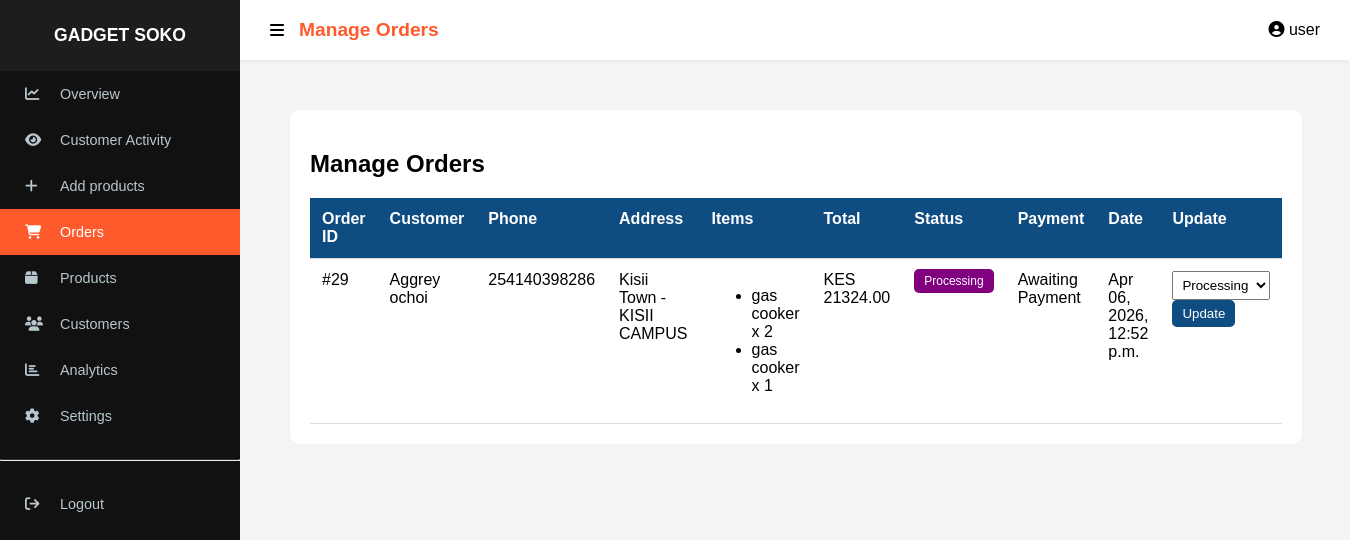
The page /manage_orders/ (signed in) on the database as committed earlier.
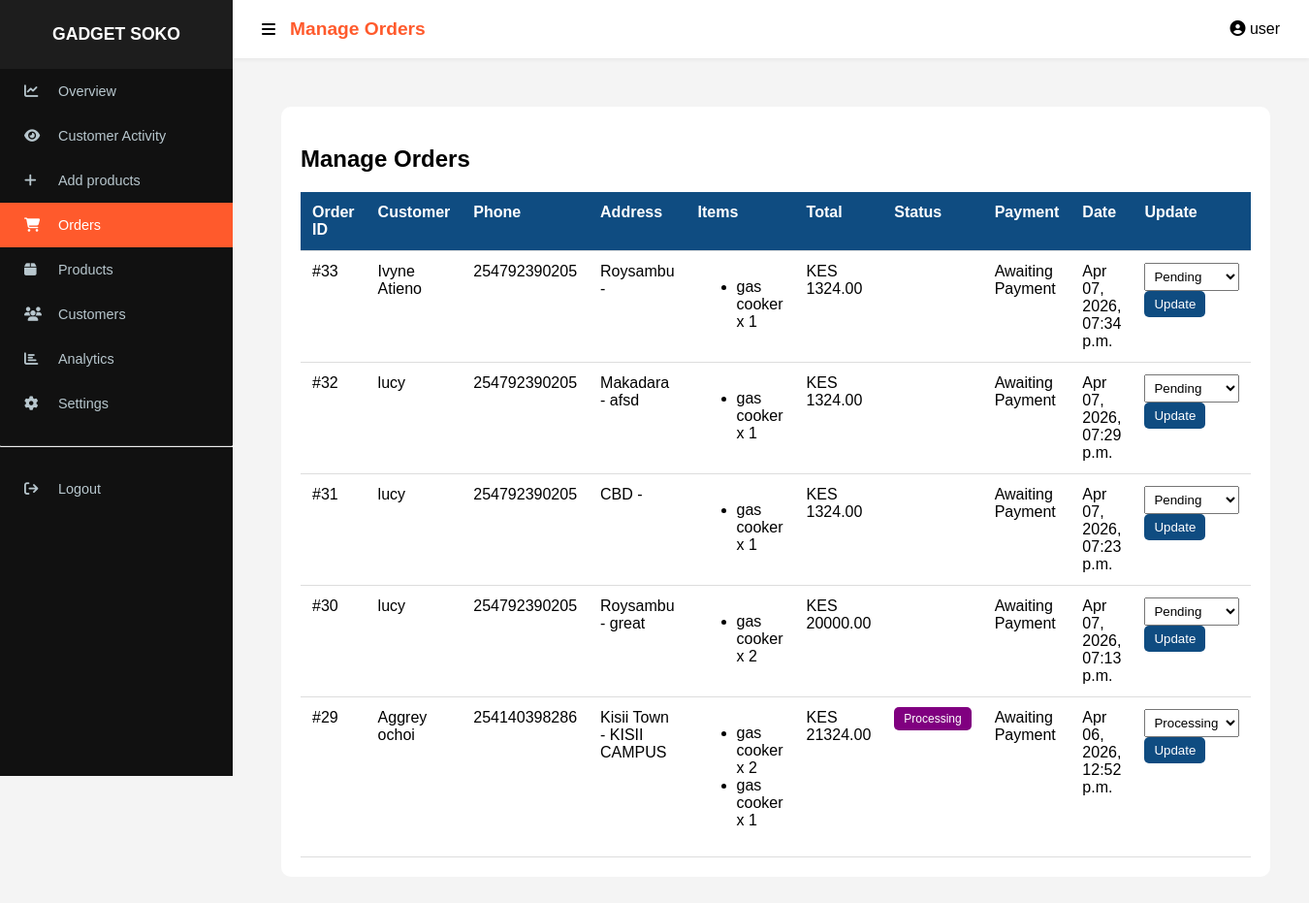
The same page on the database as committed later.
### app/models.py (models this page shows, shortened)
class Order(models.Model):
    STATUS_CHOICES = [('Pending', 'Pending'), ('STK_Sent', 'STK Push Sent'), ('Paid', 'Paid'), ('Failed', 'Failed')]
    user = models.ForeignKey(User, on_delete=models.CASCADE, null=True, blank=True)
    name = models.CharField(max_length=100)
    email = models.EmailField(null=True, blank=True)
    phone = models.CharField(max_length=15)
    destination = models.CharField(max_length=255)
    region = models.CharField(max_length=20, default="nairobi") # 'nairobi' or 'upcountry'
    location_area = models.CharField(max_length=255, default="N/A")
    address = models.TextField(default="")
    shipping_fee = models.DecimalField(max_digits=10, decimal_places=2, default=0)
    payment_method = models.CharField(max_length=20, default="mpesa")
    payment_status = models.CharField(max_length=50, default="Pending")
    total = models.DecimalField(max_digits=10, decimal_places=2, default=0)
    status = models.CharField(max_length=20, choices=STATUS_CHOICES, default='Pending')
    checkout_request_id = models.CharField(max_length=100, blank=True, null=True)
    mpesa_receipt = models.CharField(max_length=50, blank=True, null=True)
    created_at = models.DateTimeField(auto_now_add=True)

class OrderItem(models.Model):
    order = models.ForeignKey(Order, on_delete=models.CASCADE, related_name='items')
    product = models.ForeignKey(Product, on_delete=models.CASCADE)
    quantity = models.PositiveIntegerField()
    price = models.DecimalField(max_digits=10, decimal_places=2)

class Product(models.Model):
    name = models.CharField(max_length=255)
    price = models.DecimalField(max_digits=10, decimal_places=2)
    discount = models.DecimalField(max_digits=4, decimal_places=2, default=0)
    shipping_fee = models.DecimalField(max_digits=10, decimal_places=2, default=0.00)
    stock = models.IntegerField()
    category = models.ForeignKey(Category, on_delete=models.CASCADE, related_name="products")
    brand = models.ForeignKey(Brand, on_delete=models.CASCADE, related_name='products', null=True, blank=True)
    image = models.ImageField(upload_to='products/', null=True, blank=True)
    specifications = models.TextField(blank=True)
    views = models.IntegerField(default=0)
    created_at = models.DateTimeField(auto_now_add=True)
    updated_at = models.DateTimeField(auto_now=True)
    short_description = models.TextField(
        max_length=300,
        blank=True,
        null=True,
        help_text="A brief catchy description (max 300 characters)."
    )
    discount_duration_hours = models.PositiveIntegerField(default=0)
    discount_start_time = models.DateTimeField(null=True, blank=True)

### app/views.py (the view)
# urls.py: path('manage_orders/', views.manage_orders, name='manage_orders'),
@staff_member_required
def manage_orders(request):
    orders = Order.objects.all().order_by('-id')
    return render(request, 'manage_orders.html', {'orders': orders})

### app/context_processors.py (called while the page is built)
def cart_count(request):
    count = 0
    if request.user.is_authenticated:
        result = CartItem.objects.filter(user=request.user).aggregate(
            total=Sum('quantity')
        )
        count = result['total'] or 0
    return {'cart_count': count}

### app/templates/manage_orders.html (shortened to what this page needs)
{% extends "baseadmin.html" %}
{% block header %}Manage Orders{% endblock %}
{% block content %}
{% load static %}
</head>
<body>
<div class="container">
    <h2>Manage Orders</h2>
    <table>
        <thead>
            <tr>
                <th>Order ID</th>
                <th>Customer</th>
                <th>Phone</th>
                <th>Address</th>
                <th>Items</th>
                <th>Total</th>
                <th>Status</th>
                <th>Payment</th>
                <th>Date</th>
                <th>Update</th>
            </tr>
        </thead>
        <tbody>
            {% for order in orders %}
            <tr>
                <td>#{{ order.id }}</td>
                <td>{{ order.name }}</td>
                <td>{{ order.phone }}</td>
                <td>{{ order.destination }}</td>
                <td>
                    <ul>
                        {% for item in order.items.all %}
                            <li>{{ item.product.name }} x {{ item.quantity }}</li>
                        {% endfor %}
                    </ul>
                </td>
                <td>KES {{ order.total }}</td>
                <td>
                    <span class="status
                        {% if order.status|lower == 'processing' %}processing{% endif %}
                    ">
                        {{ order.status }}
                    </span>
                </td>
                <td>{{ order.payment_status }}</td>
                <td>{{ order.created_at|date:"M d, Y, h:i a" }}</td>
                <td>
                    <form method="POST" action="{% url 'update_order_status' order.id %}">
                        <select name="status">
                            <option value="Pending" {% if order.status == "Pending" %}selected{% endif %}>Pending</option>
                            <option value="Processing" {% if order.status == "Processing" %}selected{% endif %}>Processing</option>
                        </select>
                        <button type="submit" class="btn btn-update">Update</button>
                    </form>
                </td>
            </tr>
            {% empty %}
            <tr>
                <td colspan="10">No orders found.</td>
            </tr>
            {% endfor %}
        </tbody>
    </table>
</div>
{%endblock%}

Rows that differ between the two databases and show on the page:
added Order: id "33", name "Ivyne Atieno", phone "254792390205", destination "Roysambu -", total "1324.00", payment_status "Awaiting Payment", created_at "Apr 07, 2026, 07:34 p.m."
added OrderItem: product.name "gas cooker", quantity "1", shown under "33"
added Order: id "32", name "lucy", phone "254792390205", destination "Makadara - afsd", total "1324.00", payment_status "Awaiting Payment", created_at "Apr 07, 2026, 07:29 p.m."
added OrderItem: product.name "gas cooker", quantity "1", shown under "32"
added Order: id "31", name "lucy", phone "254792390205", destination "CBD -", total "1324.00", payment_status "Awaiting Payment", created_at "Apr 07, 2026, 07:23 p.m."
added OrderItem: product.name "gas cooker", quantity "1", shown under "31"
added Order: id "30", name "lucy", phone "254792390205", destination "Roysambu - great", total "20000.00", payment_status "Awaiting Payment", created_at "Apr 07, 2026, 07:13 p.m."
added OrderItem: product.name "gas cooker", quantity "2", shown under "30"
